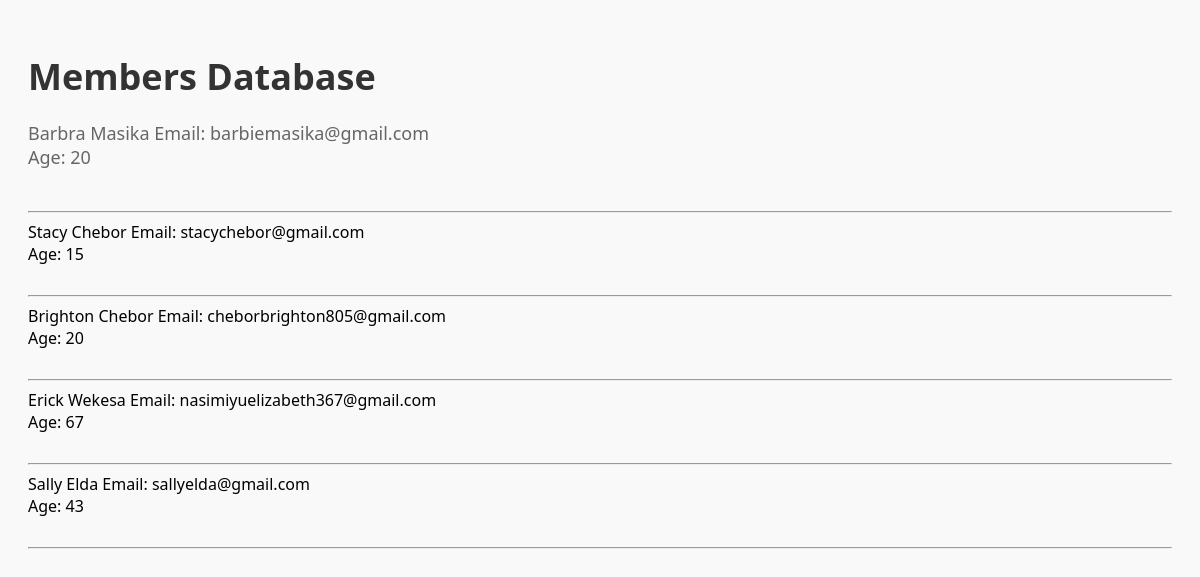
Before: / with the older database file.
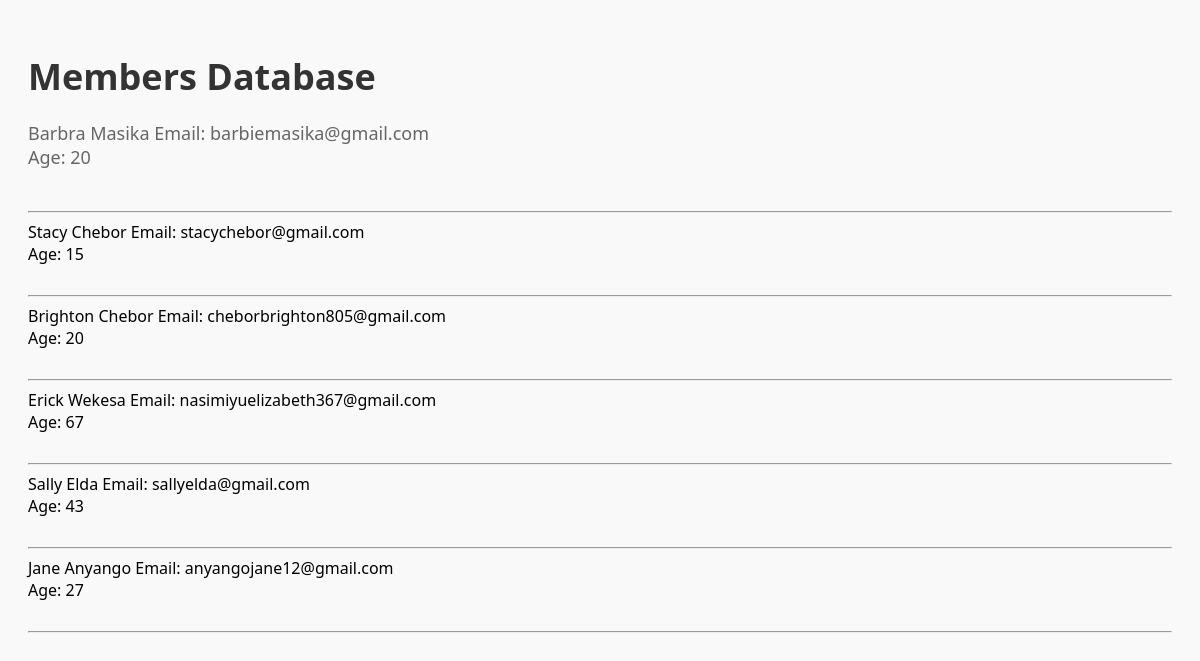
After: the same page with the newer database file.
### myapp/models.py (models this page shows, shortened)
class Member(models.Model):
    fname = models.CharField(max_length=50)
    lname = models.CharField(max_length=100)
    email = models.EmailField(max_length=100)
    age = models.IntegerField()
    pwd = models.CharField(max_length=50)

### myapp/views.py (the view)
# urls.py: 2. Add a URL to urlpatterns:  path('', views.home, name='home')
def home(request):
    all_members = Member.objects.all
    return render(request, 'home.html', {'all':all_members})

### myapp/templates/home.html (shortened to what this page needs)
<!DOCTYPE html>
<html lang="en">
<head>
</head>
<body>
   <h1>Members Database</h1>
   <p>
      {% block content %}
      {% for item in all%}
         {{ item.fname}} {{ item.lname }}
         Email: {{ item.email}} <br/>
         Age: {{ item.age }} <br/><br/>
         <hr>
      {% endfor %}
      {% endblock %}
   </p>
</body>
</html>

Changed rows visible on the page:
added Member: fname "Jane", lname "Anyango", email "anyangojane12@gmail.com", age "27"
